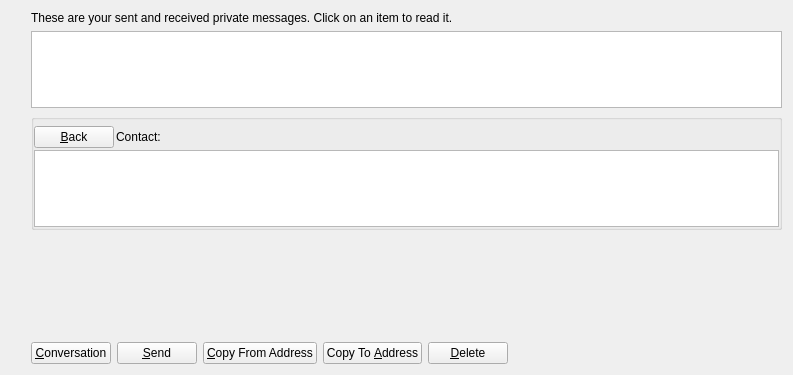
<?xml version="1.0" encoding="UTF-8"?>
<ui version="4.0">
 <class>MessagePage</class>
 <widget class="QWidget" name="MessagePage">
  <property name="geometry">
   <rect>
    <x>0</x>
    <y>0</y>
    <width>793</width>
    <height>375</height>
   </rect>
  </property>
  <property name="windowTitle">
   <string>Address Book</string>
  </property>
  <layout class="QHBoxLayout" name="horizontalLayout_2">
   <item>
    <spacer name="horizontalSpacer_2">
     <property name="orientation">
      <enum>Qt::Horizontal</enum>
     </property>
     <property name="sizeType">
      <enum>QSizePolicy::Fixed</enum>
     </property>
     <property name="sizeHint" stdset="0">
      <size>
       <width>20</width>
       <height>0</height>
      </size>
     </property>
    </spacer>
   </item>
   <item>
    <layout class="QVBoxLayout" name="verticalLayout_5">
     <item>
      <widget class="QLabel" name="labelExplanation">
       <property name="text">
        <string>These are your sent and received private messages. Click on an item to read it.</string>
       </property>
       <property name="textFormat">
        <enum>Qt::PlainText</enum>
       </property>
       <property name="wordWrap">
        <bool>true</bool>
       </property>
      </widget>
     </item>
     <item>
      <widget class="QTableView" name="tableView">
       <property name="contextMenuPolicy">
        <enum>Qt::CustomContextMenu</enum>
       </property>
       <property name="toolTip">
        <string>Click on a message to view it</string>
       </property>
       <property name="tabKeyNavigation">
        <bool>false</bool>
       </property>
       <property name="alternatingRowColors">
        <bool>true</bool>
       </property>
       <property name="selectionMode">
        <enum>QAbstractItemView::SingleSelection</enum>
       </property>
       <property name="selectionBehavior">
        <enum>QAbstractItemView::SelectRows</enum>
       </property>
       <property name="sortingEnabled">
        <bool>true</bool>
       </property>
       <attribute name="verticalHeaderVisible">
        <bool>false</bool>
       </attribute>
      </widget>
     </item>
     <item>
      <layout class="QVBoxLayout" name="verticalLayout">
       <property name="bottomMargin">
        <number>0</number>
       </property>
       <item>
        <widget class="QGroupBox" name="messageDetails">
         <property name="title">
          <string/>
         </property>
         <layout class="QVBoxLayout" name="verticalLayout_4">
          <property name="spacing">
           <number>2</number>
          </property>
          <property name="leftMargin">
           <number>0</number>
          </property>
          <property name="topMargin">
           <number>6</number>
          </property>
          <property name="rightMargin">
           <number>0</number>
          </property>
          <property name="bottomMargin">
           <number>0</number>
          </property>
          <item>
           <layout class="QHBoxLayout" name="horizontalLayout_3">
            <item>
             <widget class="QPushButton" name="backButton">
              <property name="text">
               <string>&amp;Back</string>
              </property>
              <property name="icon">
               <iconset resource="../bitcoin.qrc">
                <normaloff>:/icons/quit</normaloff>:/icons/quit</iconset>
              </property>
             </widget>
            </item>
            <item>
             <widget class="QLabel" name="labelContact">
              <property name="text">
               <string>Contact:</string>
              </property>
             </widget>
            </item>
            <item>
             <widget class="QLabel" name="contactLabel">
              <property name="text">
               <string/>
              </property>
             </widget>
            </item>
            <item>
             <spacer name="horizontalSpacer_3">
              <property name="orientation">
               <enum>Qt::Horizontal</enum>
              </property>
              <property name="sizeHint" stdset="0">
               <size>
                <width>40</width>
                <height>20</height>
               </size>
              </property>
             </spacer>
            </item>
           </layout>
          </item>
          <item>
           <widget class="QListView" name="listConversation">
            <property name="styleSheet">
             <string notr="true">QListView {
selection-background-color: rgb(234, 255, 249);
}</string>
            </property>
           </widget>
          </item>
          <item>
           <layout class="QVBoxLayout" name="verticalLayout_3"/>
          </item>
         </layout>
        </widget>
       </item>
       <item>
        <widget class="MRichTextEdit" name="messageEdit" native="true">
         <property name="minimumSize">
          <size>
           <width>0</width>
           <height>100</height>
          </size>
         </property>
        </widget>
       </item>
       <item>
        <layout class="QHBoxLayout" name="horizontalLayout">
         <item>
          <widget class="QPushButton" name="newButton">
           <property name="text">
            <string>&amp;Conversation</string>
           </property>
           <property name="icon">
            <iconset resource="../bitcoin.qrc">
             <normaloff>:/icons/add</normaloff>:/icons/add</iconset>
           </property>
          </widget>
         </item>
         <item>
          <widget class="QPushButton" name="sendButton">
           <property name="toolTip">
            <string>Sign a message to prove you own a Pinkcoin address</string>
           </property>
           <property name="text">
            <string>&amp;Send</string>
           </property>
           <property name="icon">
            <iconset resource="../bitcoin.qrc">
             <normaloff>:/icons/send</normaloff>:/icons/send</iconset>
           </property>
          </widget>
         </item>
         <item>
          <widget class="QPushButton" name="copyFromAddressButton">
           <property name="toolTip">
            <string>Copy the currently selected address to the system clipboard</string>
           </property>
           <property name="text">
            <string>&amp;Copy From Address</string>
           </property>
           <property name="icon">
            <iconset resource="../bitcoin.qrc">
             <normaloff>:/icons/editcopy</normaloff>:/icons/editcopy</iconset>
           </property>
          </widget>
         </item>
         <item>
          <widget class="QPushButton" name="copyToAddressButton">
           <property name="toolTip">
            <string>Copy the currently selected address to the system clipboard</string>
           </property>
           <property name="text">
            <string>Copy To &amp;Address</string>
           </property>
           <property name="icon">
            <iconset resource="../bitcoin.qrc">
             <normaloff>:/icons/editcopy</normaloff>:/icons/editcopy</iconset>
           </property>
          </widget>
         </item>
         <item>
          <widget class="QPushButton" name="deleteButton">
           <property name="toolTip">
            <string>Delete the currently selected address from the list</string>
           </property>
           <property name="text">
            <string>&amp;Delete</string>
           </property>
           <property name="icon">
            <iconset resource="../bitcoin.qrc">
             <normaloff>:/icons/remove</normaloff>:/icons/remove</iconset>
           </property>
          </widget>
         </item>
         <item>
          <spacer name="horizontalSpacer">
           <property name="orientation">
            <enum>Qt::Horizontal</enum>
           </property>
           <property name="sizeHint" stdset="0">
            <size>
             <width>40</width>
             <height>20</height>
            </size>
           </property>
          </spacer>
         </item>
        </layout>
       </item>
      </layout>
     </item>
    </layout>
   </item>
  </layout>
 </widget>
 <customwidgets>
  <customwidget>
   <class>MRichTextEdit</class>
   <extends>QWidget</extends>
   <header>qt/plugins/mrichtexteditor/mrichtextedit.h</header>
   <container>1</container>
  </customwidget>
 </customwidgets>
 <resources>
  <include location="../bitcoin.qrc"/>
 </resources>
 <connections/>
</ui>
